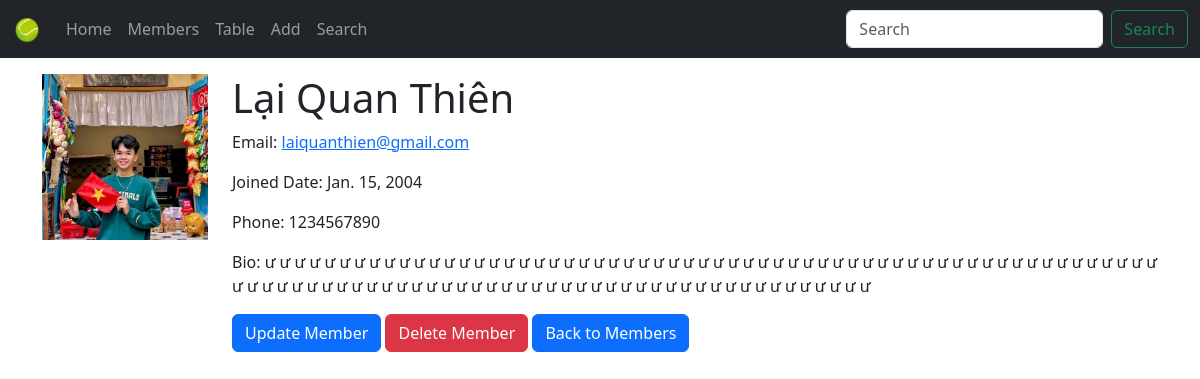
/all_members/details/lai-quan-thien/, run on the app's committed database.
### members/models.py (models this page shows, shortened)
class Member(models.Model):
    firstname = models.CharField(max_length=255)
    lastname = models.CharField(max_length=255)
    email = models.EmailField(max_length=255, unique=True, blank=True)
    joined_date = models.DateField(null=True)
    slug = models.SlugField(default="", null=False)
    bio = models.TextField(max_length=500, blank=True, null=True)
    profile_image = models.ImageField(upload_to='members/', blank=True, null=True) # New.
    phone_number = models.CharField(max_length=50, blank=True, null=True) # New.

### members/views.py (the view)
# urls.py: path('all_members/details/<slug:slug>/', view=views.details, name='details'),
def details(request, slug):
    my_member = models.Member.objects.get(slug=slug)
    tmp = loader.get_template('details.html')
    ctx = {'member': my_member}
    return HttpResponse(tmp.render(context=ctx, request=request))

### templates/details.html (shortened to what this page needs)
{% extends "master.html" %}
{% load static %}
{% block content %}
    <div class="row">
        <div class="col-2">
            {% if member.profile_image %}
                <img src="{{ member.profile_image.url }}" class="card-img-top" alt="{{ member.firstname }}">
            {% else %}
                <img src="{% static 'default_profile_pic.png' %}" class="card-img-top" alt="Default image">
            {% endif %}
        </div>
        <div class="col-10">
            <h1>{{ member.firstname }} {{ member.lastname }}</h1>
            <p>Email: <a href="mailto:{{ member.email }}">{{ member.email }}</a></p>
            <p>Joined Date: {{ member.joined_date }}</p>
            <p>Phone: {{ member.phone_number }}</p>
            <p>Bio: {% if member.bio %}{{ member.bio }}{% else %}Member bio is unavailable{% endif %}</p>
            <a href="{% url 'update_member' member.slug %}" class="btn btn-primary">Update Member</a>
            <a href="{% url 'delete_member' member.slug %}" class="btn btn-danger">Delete Member</a>
            <a href="{% url 'all_members' %}" class="btn btn-primary">Back to Members</a>
        </div>
    </div>
{% endblock %}

### data on the page
Member: profile_image (picture), firstname "Lại Quan", lastname "Thiên", email "laiquanthien@gmail.com", joined_date "Jan. 15, 2004", phone_number "1234567890", bio "ư ư ư ư ư ư ư ư ư ư ư ư ư ư ư ư ư ư ư ư ư ư ư ư ư ư ư ư ư ư ư ư ư ư ư ư ư ư ư ư ư ư ư ư ư ư ư ư ư ư ư ư ư ư ư ư ư ư ư ư ư ư ư ư ư ư ư ư ư ư ư ư ư ư ư ư ư ư ư ư ư ư ư ư ư ư ư ư ư ư ư ư ư ư ư ư ư ư ư ư ư ư ư"
